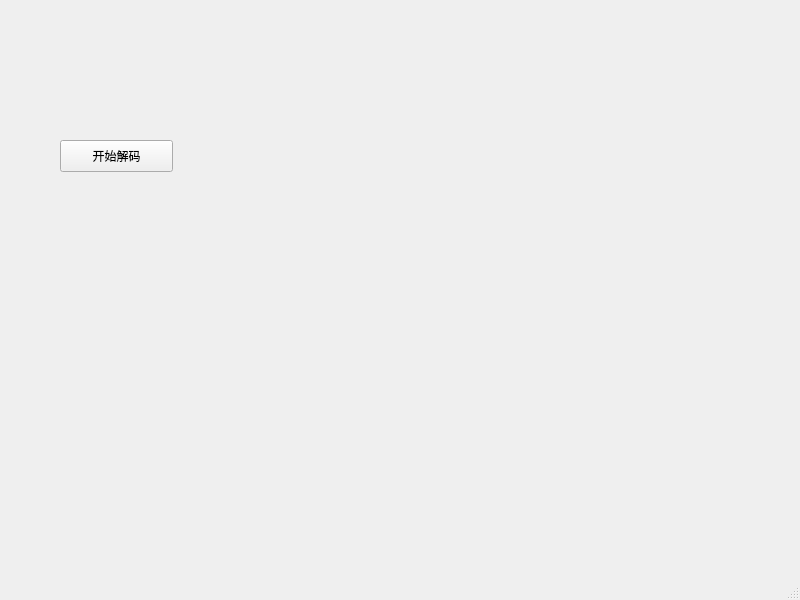
<?xml version="1.0" encoding="UTF-8"?>
<ui version="4.0">
 <class>MainWindow</class>
 <widget class="QMainWindow" name="MainWindow">
  <property name="geometry">
   <rect>
    <x>0</x>
    <y>0</y>
    <width>800</width>
    <height>600</height>
   </rect>
  </property>
  <property name="windowTitle">
   <string>MainWindow</string>
  </property>
  <widget class="QWidget" name="centralwidget">
   <widget class="QPushButton" name="audioButton">
    <property name="geometry">
     <rect>
      <x>60</x>
      <y>140</y>
      <width>113</width>
      <height>32</height>
     </rect>
    </property>
    <property name="text">
     <string>开始解码</string>
    </property>
   </widget>
  </widget>
  <widget class="QMenuBar" name="menubar">
   <property name="geometry">
    <rect>
     <x>0</x>
     <y>0</y>
     <width>800</width>
     <height>24</height>
    </rect>
   </property>
  </widget>
  <widget class="QStatusBar" name="statusbar"/>
 </widget>
 <resources/>
 <connections/>
</ui>
